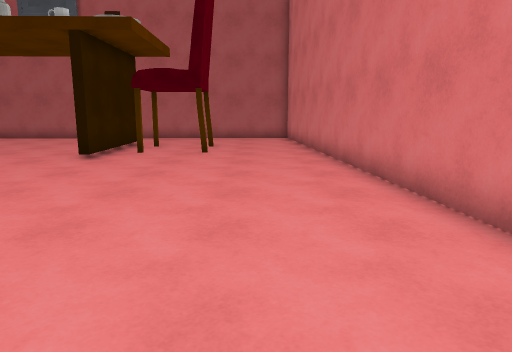
View 1 (above)

22 first-person views from a walk through a Unity game level. The camera is 1.4 m above the floor, tilts 10° down and sees 70° across. Doors are open. The floor is counted in squares, 1 m on a side. Each view is taken from the middle of a square. On the plan, view 1 faces up. The plan holds only what a view shows up to about 16 squares ahead; the rest is blank. The player is left out. Some surface patterns are stand-ins.

View 2
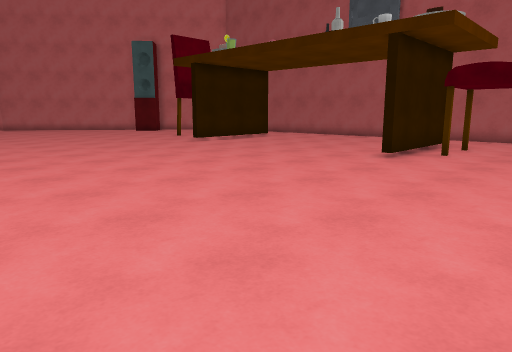

View 3
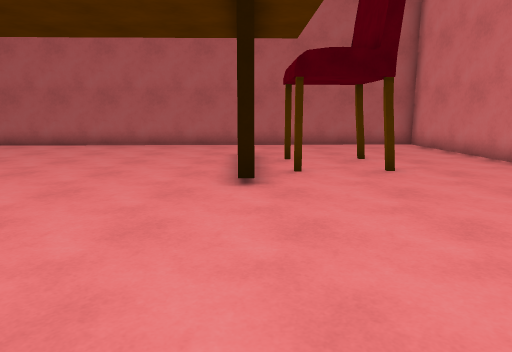

View 4
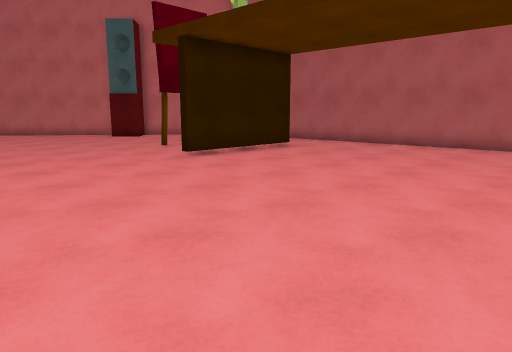

View 5
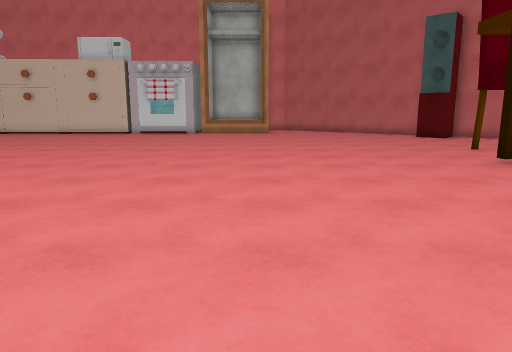

View 6
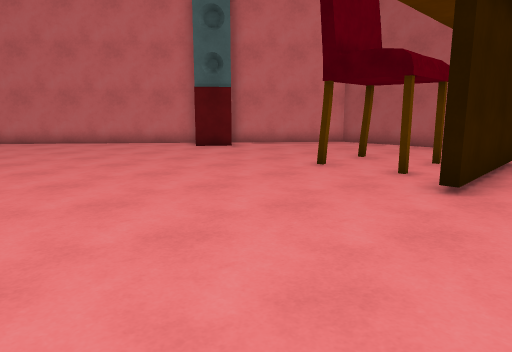

View 7
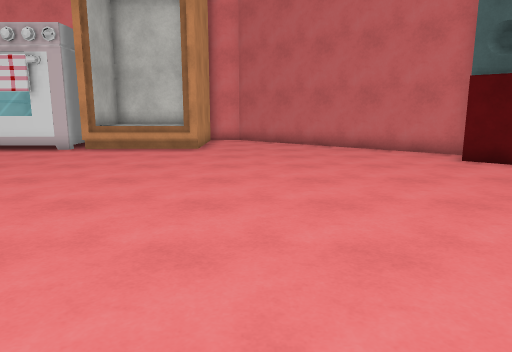

View 8
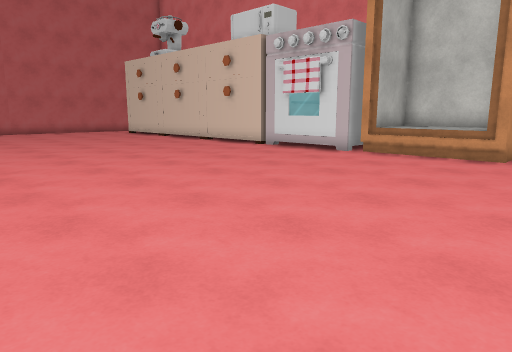

View 9
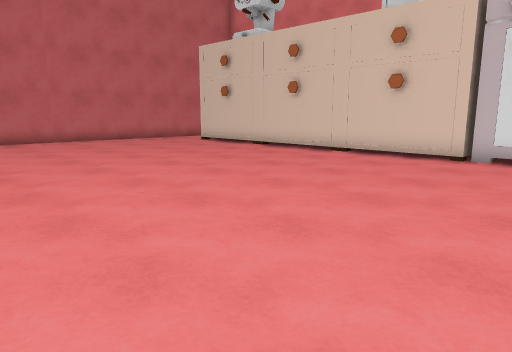

View 10
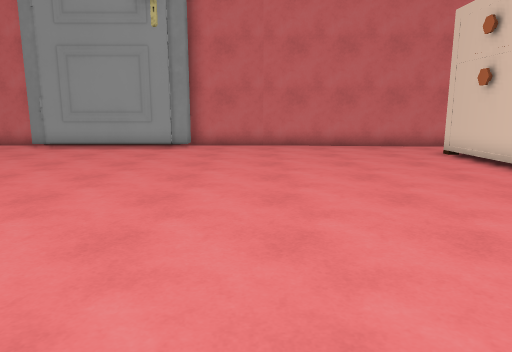

View 11
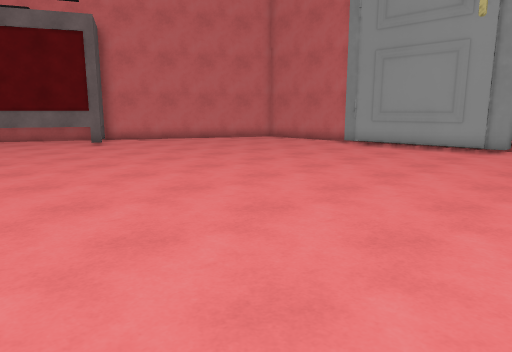

View 12
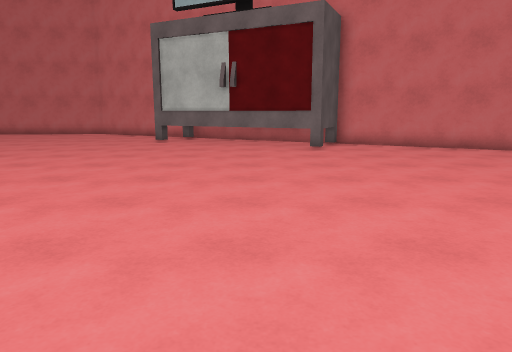

View 13
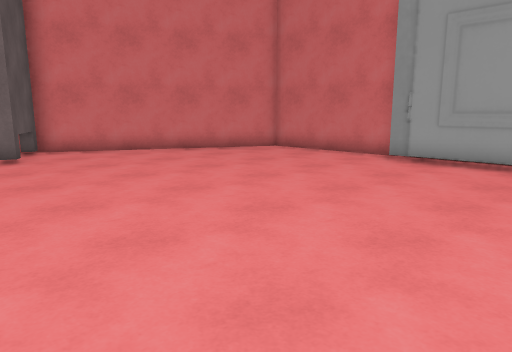

View 14
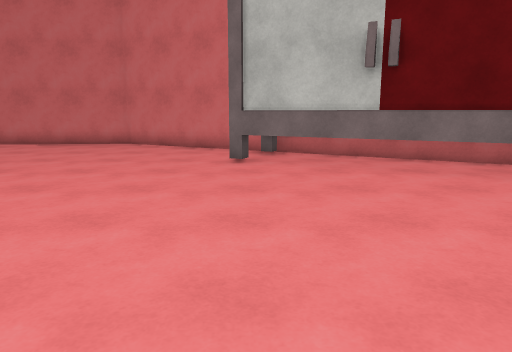

View 15
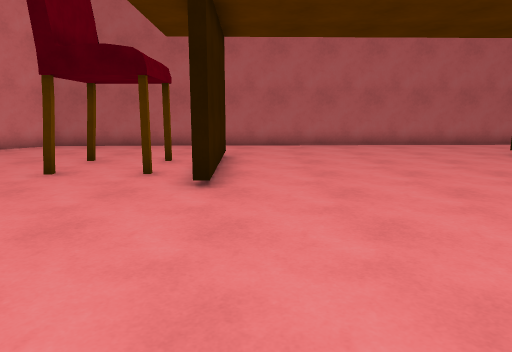

View 16
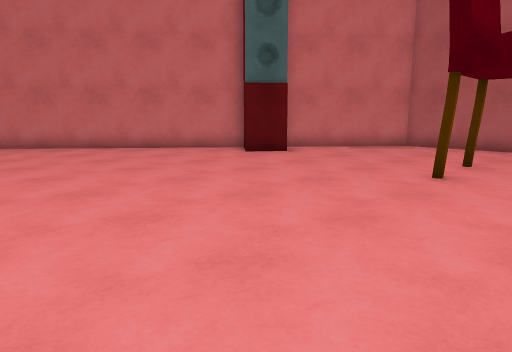

View 17
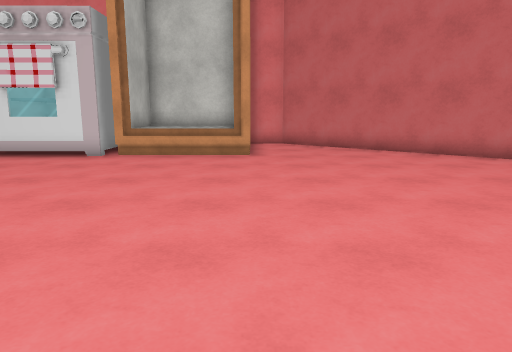

View 18
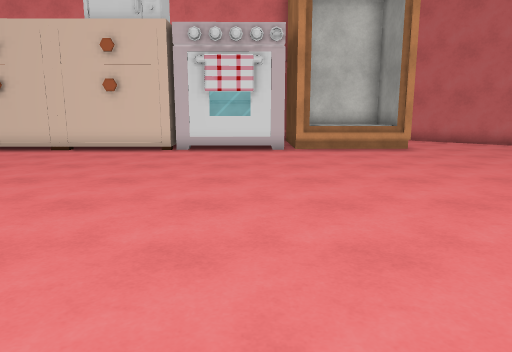

View 19
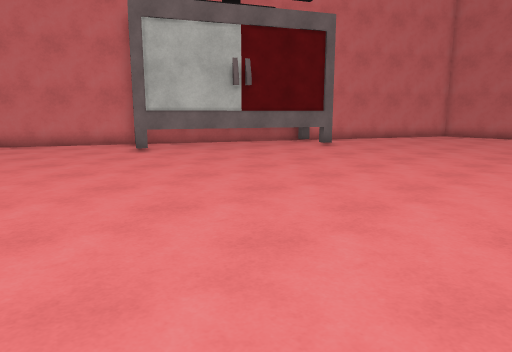

View 20
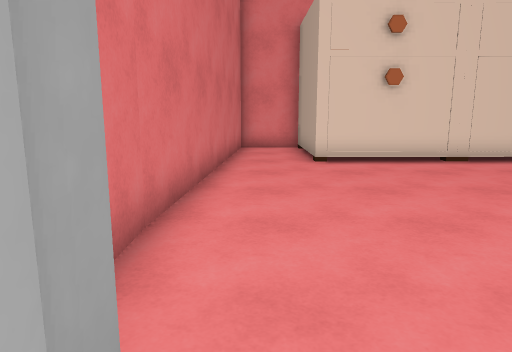

View 21
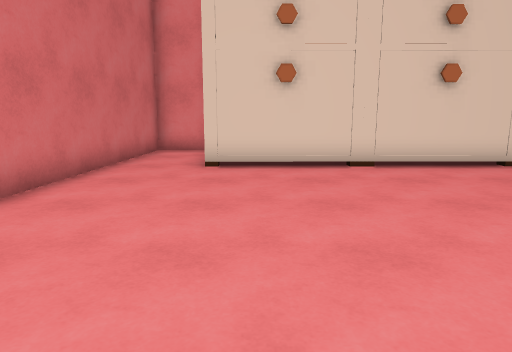

View 22
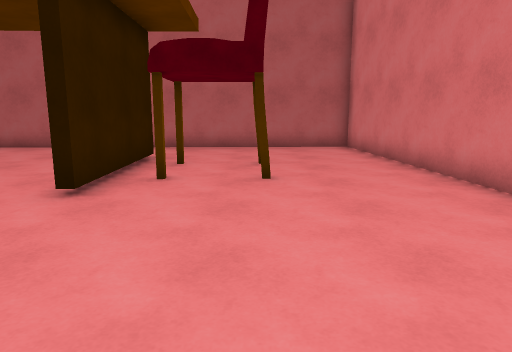

### Floor plan
Key: @ floor where view 1 was taken; # wall or solid block; . floor; D open door; ^ raised ledge; C chair; S speaker; T stove; U cupboard.
Columns run from 33 left of view 1 to 3 right of it. Each row starts with its distance up from view 1.
 20                      ###############
 19           ############.............#
 18          ##........................#
 17         ##.........................#
 16        ##.........#.........#......#
 15        #........#.#.........#C.C...#
 14       ##S.....C...#.........#......#
 13      ###S.........#.........#C.C...#
 12     ##........C.#.#.........#......##
 11    ##.............#.........#.......#
 10   ##................................#
  9  ##.................................#
  8 ##..................................#
  7 #...................................#
  6 #...................................#
  5 #####...............................#
  4   #^D...............................#
  3   ^^D...............................#
  2   #^D...............................#
  1   ##D...............................#
  0    TT............................@.##
 -1     T..............................#
 -2     T.............................##
 -3  TTTT.............................#
 -4     U.........................#####
 -5     U.........................#
 -6     U........................##
 -7     U........................#
 -8     U.......................##
 -9     U.......................#
-10     U......................##
-11     U.......................##
-12      U.......................#
-13      U.......................#
-14      U......................##
-15      U......................#
-16 #UUUUU.....................##
-17 #.........................##
-18 #.........................#
-19 ###########################

Where each view was taken, in squares from view 1:
view 1: 0 up, 0 right, facing up
view 2: 0 up, 0 right, facing up-left
view 3: 4 up, 5 left, facing up
view 4: 4 up, 5 left, facing up-left
view 5: 4 up, 5 left, facing left
view 6: 4 up, 13 left, facing up-left
view 7: 7 up, 15 left, facing left
view 8: 7 up, 17 left, facing down-left
view 9: 1 down, 17 left, facing down-left
view 10: 4 down, 22 left, facing down
view 11: 4 down, 22 left, facing down-right
view 12: 8 down, 20 left, facing right
view 13: 8 down, 18 left, facing down-right
view 14: 4 down, 13 left, facing right
view 15: 4 up, 14 left, facing up
view 16: 4 up, 16 left, facing up-left
view 17: 5 up, 17 left, facing left
view 18: 1 down, 15 left, facing left
view 19: 3 up, 15 left, facing down-right
view 20: 18 down, 18 left, facing left
view 21: 15 down, 19 left, facing left
view 22: 5 up, 2 left, facing up
